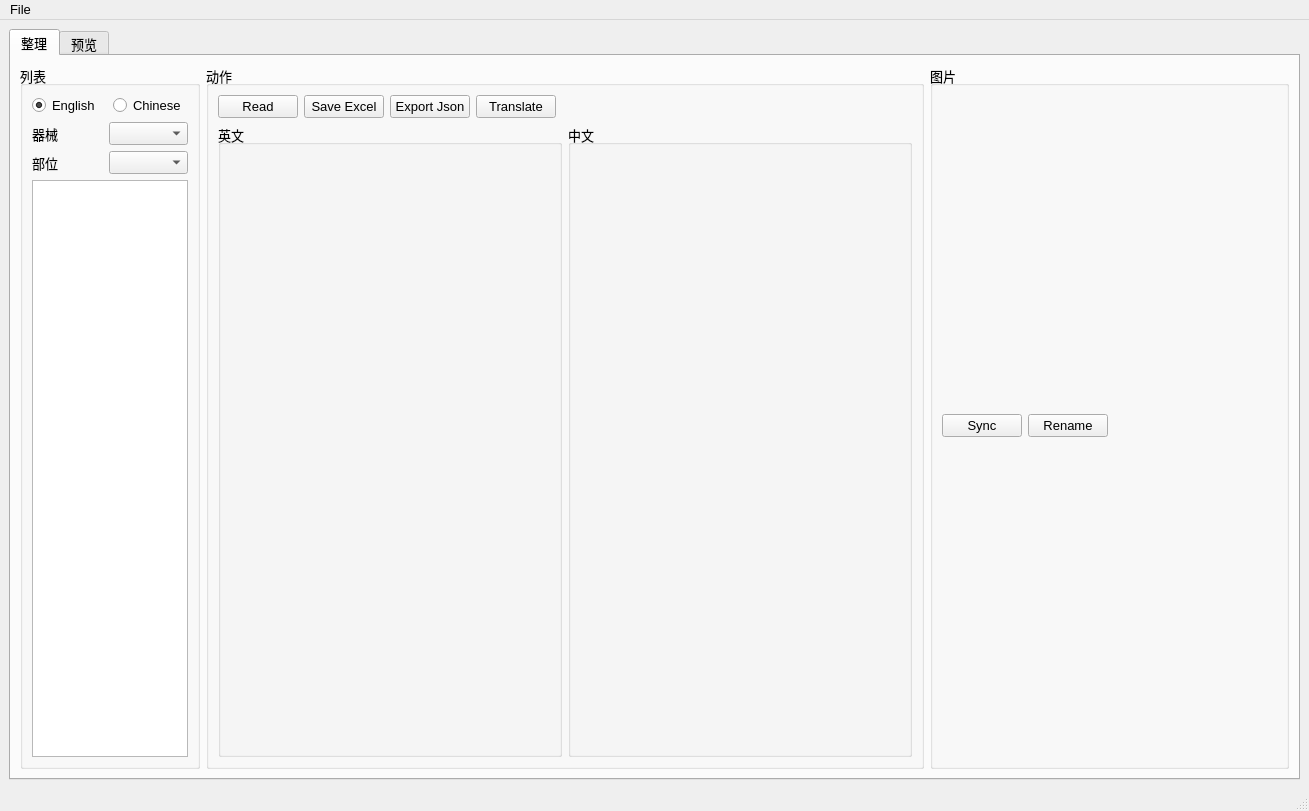
<?xml version="1.0" encoding="UTF-8"?>
<ui version="4.0">
 <class>ActionsCollectorMainWindow</class>
 <widget class="QMainWindow" name="ActionsCollectorMainWindow">
  <property name="geometry">
   <rect>
    <x>0</x>
    <y>0</y>
    <width>1309</width>
    <height>811</height>
   </rect>
  </property>
  <property name="font">
   <font>
    <family>Arial</family>
    <pointsize>10</pointsize>
   </font>
  </property>
  <property name="windowTitle">
   <string>MainWindow</string>
  </property>
  <widget class="QWidget" name="centralwidget">
   <layout class="QGridLayout" name="gridLayout_2" columnstretch="2">
    <item row="0" column="0">
     <widget class="QTabWidget" name="tabWidget">
      <property name="currentIndex">
       <number>0</number>
      </property>
      <widget class="QWidget" name="tab">
       <attribute name="title">
        <string>整理</string>
       </attribute>
       <layout class="QGridLayout" name="gridLayout_7" columnstretch="1,4,2">
        <item row="0" column="2">
         <widget class="QGroupBox" name="groupBox_2">
          <property name="title">
           <string>图片</string>
          </property>
          <layout class="QGridLayout" name="gridLayout_4" rowstretch="0,1,2">
           <item row="1" column="0">
            <layout class="QGridLayout" name="gridLayout">
             <item row="0" column="0">
              <layout class="QGridLayout" name="briefGLayout"/>
             </item>
             <item row="0" column="1">
              <layout class="QGridLayout" name="gifGLayout"/>
             </item>
            </layout>
           </item>
           <item row="2" column="0">
            <layout class="QGridLayout" name="instructionGLayout"/>
           </item>
           <item row="0" column="0">
            <layout class="QHBoxLayout" name="horizontalLayout">
             <item>
              <widget class="QPushButton" name="pushButton_5">
               <property name="text">
                <string>Sync</string>
               </property>
              </widget>
             </item>
             <item>
              <widget class="QPushButton" name="pushButton_6">
               <property name="text">
                <string>Rename</string>
               </property>
              </widget>
             </item>
             <item>
              <spacer name="horizontalSpacer_2">
               <property name="orientation">
                <enum>Qt::Horizontal</enum>
               </property>
               <property name="sizeHint" stdset="0">
                <size>
                 <width>40</width>
                 <height>20</height>
                </size>
               </property>
              </spacer>
             </item>
            </layout>
           </item>
          </layout>
         </widget>
        </item>
        <item row="0" column="1">
         <widget class="QGroupBox" name="groupBox">
          <property name="title">
           <string>动作</string>
          </property>
          <layout class="QGridLayout" name="gridLayout_6" rowstretch="0,1" columnstretch="1,1">
           <item row="0" column="0">
            <layout class="QGridLayout" name="gridLayout_5">
             <item row="0" column="0">
              <widget class="QPushButton" name="pushButton">
               <property name="text">
                <string>Read</string>
               </property>
              </widget>
             </item>
             <item row="0" column="1">
              <widget class="QPushButton" name="pushButton_2">
               <property name="text">
                <string>Save Excel</string>
               </property>
              </widget>
             </item>
             <item row="0" column="4">
              <spacer name="horizontalSpacer">
               <property name="orientation">
                <enum>Qt::Horizontal</enum>
               </property>
               <property name="sizeHint" stdset="0">
                <size>
                 <width>40</width>
                 <height>20</height>
                </size>
               </property>
              </spacer>
             </item>
             <item row="0" column="2">
              <widget class="QPushButton" name="pushButton_3">
               <property name="text">
                <string>Export Json</string>
               </property>
              </widget>
             </item>
             <item row="0" column="3">
              <widget class="QPushButton" name="pushButton_4">
               <property name="text">
                <string>Translate</string>
               </property>
              </widget>
             </item>
            </layout>
           </item>
           <item row="1" column="0">
            <widget class="QGroupBox" name="englishGBox">
             <property name="title">
              <string>英文</string>
             </property>
             <layout class="QGridLayout" name="gridLayout_8" columnstretch="0"/>
            </widget>
           </item>
           <item row="1" column="1">
            <widget class="QGroupBox" name="chineseGBox">
             <property name="title">
              <string>中文</string>
             </property>
             <layout class="QGridLayout" name="gridLayout_10"/>
            </widget>
           </item>
          </layout>
         </widget>
        </item>
        <item row="0" column="0">
         <widget class="QGroupBox" name="groupBox_5">
          <property name="title">
           <string>列表</string>
          </property>
          <layout class="QGridLayout" name="gridLayout_12">
           <item row="1" column="0">
            <layout class="QHBoxLayout" name="horizontalLayout_3">
             <item>
              <widget class="QLabel" name="label">
               <property name="text">
                <string>器械</string>
               </property>
              </widget>
             </item>
             <item>
              <widget class="QComboBox" name="equipmentCmbBox"/>
             </item>
            </layout>
           </item>
           <item row="3" column="0">
            <widget class="QListView" name="listView"/>
           </item>
           <item row="0" column="0">
            <layout class="QHBoxLayout" name="horizontalLayout_2">
             <item>
              <widget class="QRadioButton" name="englishRButton">
               <property name="text">
                <string>English</string>
               </property>
               <property name="checked">
                <bool>true</bool>
               </property>
               <attribute name="buttonGroup">
                <string notr="true">buttonGroup</string>
               </attribute>
              </widget>
             </item>
             <item>
              <widget class="QRadioButton" name="chineseRButton">
               <property name="text">
                <string>Chinese</string>
               </property>
               <property name="checked">
                <bool>false</bool>
               </property>
               <attribute name="buttonGroup">
                <string notr="true">buttonGroup</string>
               </attribute>
              </widget>
             </item>
            </layout>
           </item>
           <item row="2" column="0">
            <layout class="QHBoxLayout" name="horizontalLayout_4">
             <item>
              <widget class="QLabel" name="label_2">
               <property name="text">
                <string>部位</string>
               </property>
              </widget>
             </item>
             <item>
              <widget class="QComboBox" name="bodyPartCmbBox"/>
             </item>
            </layout>
           </item>
          </layout>
         </widget>
        </item>
       </layout>
      </widget>
      <widget class="QWidget" name="tab_2">
       <attribute name="title">
        <string>预览</string>
       </attribute>
       <layout class="QGridLayout" name="gridLayout_11">
        <item row="0" column="0">
         <widget class="QGroupBox" name="groupBox_4">
          <property name="title">
           <string>浏览</string>
          </property>
          <layout class="QGridLayout" name="gridLayout_3">
           <item row="0" column="0">
            <layout class="QGridLayout" name="tableGLayout"/>
           </item>
          </layout>
         </widget>
        </item>
       </layout>
      </widget>
     </widget>
    </item>
   </layout>
  </widget>
  <widget class="QMenuBar" name="menubar">
   <property name="geometry">
    <rect>
     <x>0</x>
     <y>0</y>
     <width>1309</width>
     <height>22</height>
    </rect>
   </property>
   <widget class="QMenu" name="menuFile">
    <property name="title">
     <string>File</string>
    </property>
    <addaction name="actionDirectory"/>
    <addaction name="actionExit"/>
   </widget>
   <addaction name="menuFile"/>
  </widget>
  <widget class="QStatusBar" name="statusbar"/>
  <action name="actionDirectory">
   <property name="text">
    <string>Directory</string>
   </property>
  </action>
  <action name="actionExit">
   <property name="text">
    <string>Exit</string>
   </property>
  </action>
 </widget>
 <resources/>
 <connections>
  <connection>
   <sender>pushButton</sender>
   <signal>clicked()</signal>
   <receiver>ActionsCollectorMainWindow</receiver>
   <slot>readFromWeb()</slot>
   <hints>
    <hint type="sourcelabel">
     <x>290</x>
     <y>115</y>
    </hint>
    <hint type="destinationlabel">
     <x>6</x>
     <y>69</y>
    </hint>
   </hints>
  </connection>
  <connection>
   <sender>pushButton_2</sender>
   <signal>clicked()</signal>
   <receiver>ActionsCollectorMainWindow</receiver>
   <slot>saveExcel()</slot>
   <hints>
    <hint type="sourcelabel">
     <x>371</x>
     <y>115</y>
    </hint>
    <hint type="destinationlabel">
     <x>3</x>
     <y>103</y>
    </hint>
   </hints>
  </connection>
  <connection>
   <sender>pushButton_3</sender>
   <signal>clicked()</signal>
   <receiver>ActionsCollectorMainWindow</receiver>
   <slot>exportJson()</slot>
   <hints>
    <hint type="sourcelabel">
     <x>454</x>
     <y>115</y>
    </hint>
    <hint type="destinationlabel">
     <x>3</x>
     <y>29</y>
    </hint>
   </hints>
  </connection>
  <connection>
   <sender>actionExit</sender>
   <signal>triggered()</signal>
   <receiver>ActionsCollectorMainWindow</receiver>
   <slot>close()</slot>
   <hints>
    <hint type="sourcelabel">
     <x>-1</x>
     <y>-1</y>
    </hint>
    <hint type="destinationlabel">
     <x>654</x>
     <y>405</y>
    </hint>
   </hints>
  </connection>
  <connection>
   <sender>listView</sender>
   <signal>clicked(QModelIndex)</signal>
   <receiver>ActionsCollectorMainWindow</receiver>
   <slot>selectAction()</slot>
   <hints>
    <hint type="sourcelabel">
     <x>64</x>
     <y>216</y>
    </hint>
    <hint type="destinationlabel">
     <x>4</x>
     <y>230</y>
    </hint>
   </hints>
  </connection>
  <connection>
   <sender>pushButton_5</sender>
   <signal>clicked()</signal>
   <receiver>ActionsCollectorMainWindow</receiver>
   <slot>sync()</slot>
   <hints>
    <hint type="sourcelabel">
     <x>965</x>
     <y>101</y>
    </hint>
    <hint type="destinationlabel">
     <x>1305</x>
     <y>32</y>
    </hint>
   </hints>
  </connection>
  <connection>
   <sender>pushButton_4</sender>
   <signal>clicked(bool)</signal>
   <receiver>ActionsCollectorMainWindow</receiver>
   <slot>translate()</slot>
   <hints>
    <hint type="sourcelabel">
     <x>535</x>
     <y>115</y>
    </hint>
    <hint type="destinationlabel">
     <x>886</x>
     <y>26</y>
    </hint>
   </hints>
  </connection>
  <connection>
   <sender>buttonGroup</sender>
   <signal>buttonClicked(QAbstractButton*)</signal>
   <receiver>ActionsCollectorMainWindow</receiver>
   <slot>changeLanguage()</slot>
   <hints>
    <hint type="sourcelabel">
     <x>-1</x>
     <y>-1</y>
    </hint>
    <hint type="destinationlabel">
     <x>654</x>
     <y>405</y>
    </hint>
   </hints>
  </connection>
  <connection>
   <sender>pushButton_6</sender>
   <signal>clicked()</signal>
   <receiver>ActionsCollectorMainWindow</receiver>
   <slot>rename()</slot>
   <hints>
    <hint type="sourcelabel">
     <x>1052</x>
     <y>99</y>
    </hint>
    <hint type="destinationlabel">
     <x>1304</x>
     <y>84</y>
    </hint>
   </hints>
  </connection>
  <connection>
   <sender>equipmentCmbBox</sender>
   <signal>currentTextChanged(QString)</signal>
   <receiver>ActionsCollectorMainWindow</receiver>
   <slot>selectEquipment()</slot>
   <hints>
    <hint type="sourcelabel">
     <x>127</x>
     <y>130</y>
    </hint>
    <hint type="destinationlabel">
     <x>7</x>
     <y>155</y>
    </hint>
   </hints>
  </connection>
  <connection>
   <sender>bodyPartCmbBox</sender>
   <signal>currentTextChanged(QString)</signal>
   <receiver>ActionsCollectorMainWindow</receiver>
   <slot>selectBodyPart()</slot>
   <hints>
    <hint type="sourcelabel">
     <x>160</x>
     <y>167</y>
    </hint>
    <hint type="destinationlabel">
     <x>4</x>
     <y>185</y>
    </hint>
   </hints>
  </connection>
 </connections>
 <slots>
  <slot>readFromWeb()</slot>
  <slot>saveExcel()</slot>
  <slot>exportJson()</slot>
  <slot>selectAction()</slot>
  <slot>sync()</slot>
  <slot>translate()</slot>
  <slot>changeLanguage()</slot>
  <slot>rename()</slot>
  <slot>selectEquipment()</slot>
  <slot>selectBodyPart()</slot>
 </slots>
 <buttongroups>
  <buttongroup name="buttonGroup"/>
 </buttongroups>
</ui>
